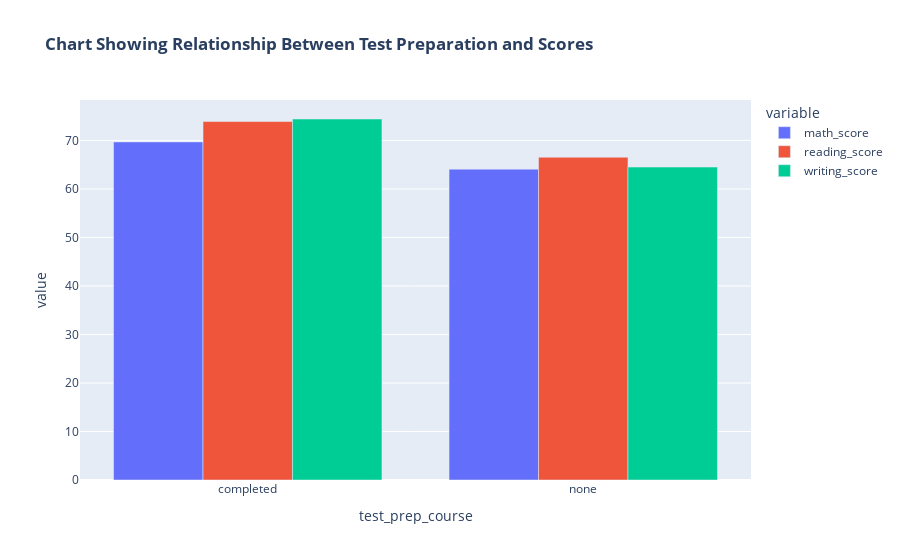

Notebook code for this chart:
### Code cell
fig2 = data.groupby('test_prep_course').agg({'math_score' : 'mean','reading_score' : 'mean','writing_score' : 'mean'})
px.bar(data_frame=fig2, barmode='group',title = "<b>Chart Showing Relationship Between Test Preparation and Scores</b>")

### Figure 1 — Plotly figure (JSON) as saved in the notebook; plotly's stock layout.template omitted (floating-point values rounded to 4 significant figures)
{"data": [{"alignmentgroup": "True", "hovertemplate": "variable=math_score<br>test_prep_course=%{x}<br>value=%{y}<extra></extra>", "legendgroup": "math_score", "marker": {"color": "#636efa", "pattern": {"shape": ""}}, "name": "math_score", "offsetgroup": "math_score", "orientation": "v", "showlegend": true, "textposition": "auto", "type": "bar", "x": ["completed", "none"], "xaxis": "x", "y": [69.7, 64.08], "yaxis": "y"}, {"alignmentgroup": "True", "hovertemplate": "variable=reading_score<br>test_prep_course=%{x}<br>value=%{y}<extra></extra>", "legendgroup": "reading_score", "marker": {"color": "#EF553B", "pattern": {"shape": ""}}, "name": "reading_score", "offsetgroup": "reading_score", "orientation": "v", "showlegend": true, "textposition": "auto", "type": "bar", "x": ["completed", "none"], "xaxis": "x", "y": [73.89, 66.53], "yaxis": "y"}, {"alignmentgroup": "True", "hovertemplate": "variable=writing_score<br>test_prep_course=%{x}<br>value=%{y}<extra></extra>", "legendgroup": "writing_score", "marker": {"color": "#00cc96", "pattern": {"shape": ""}}, "name": "writing_score", "offsetgroup": "writing_score", "orientation": "v", "showlegend": true, "textposition": "auto", "type": "bar", "x": ["completed", "none"], "xaxis": "x", "y": [74.42, 64.5], "yaxis": "y"}], "layout": {"barmode": "group", "legend": {"title": {"text": "variable"}, "tracegroupgap": 0}, "title": {"text": "<b>Chart Showing Relationship Between Test Preparation and Scores</b>"}, "xaxis": {"anchor": "y", "domain": [0, 1], "title": {"text": "test_prep_course"}}, "yaxis": {"anchor": "x", "domain": [0, 1], "title": {"text": "value"}}}}
